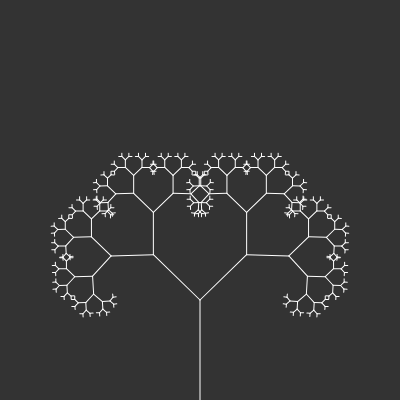
Frame 1 (no input)
Frame 60 (no input): identical to frame 1, image omitted
Frame 120 (the mouse pressed at the canvas centre since frame 60): identical to frame 1, image omitted

The p5.js sketch that drew this single still picture (run headless with seeded random() and noise() and a simulated clock; from frame 60 on, the mouse is pressed at the canvas centre):

// p5.js sketch
// ── sketch.js
var angle = 0; 
var ratio = .67; 
var aRatio = 1; 
var slider; 
var rSlider; 
function setup() {
	createCanvas(400, 400); 
	slider = createSlider(0, TWO_PI, PI/4, .1); 
	rSlider = createSlider(0, 0.75, .667, .05);
	aSlider = createSlider(0, 2, 1, .1); 
}

function draw() {
	background(51); 
	angle = slider.value(); 
	ratio = rSlider.value(); 
	aRatio = aSlider.value(); 
	stroke(255); 
	translate(200, height); 
	branch(100, angle); 
}

function branch(len, angle) {
	line(0, 0, 0, -len); 
	translate(0, -len); //translate up to rotate 
	if (len > 4) {
		push(); 
		rotate(angle); 
		branch(len * ratio, angle*aRatio); 
		pop(); //keep state 
		push(); 
		rotate(-angle); 
		branch(len*ratio, angle*aRatio); 
		pop(); 
	}
}
// ── snake.js
function Snake() {
	this.x = 0; 
	this.y = 0; 
	this.xspeed = 1; 
	this.yspeed = 0; 
	this.total = 0; 
	this.tail = []; 

	this.dir = function(x, y) {
		this.xspeed = x; 
		this.yspeed = y; 
	}

	this.eat = function(pos) {
		var d = dist(this.x, this.y, pos.x, pos.y); 
		if (d < 1) {
			this.total++;
			return true; 
		} else {
			return false; 
		}
	}

	this.death = function() {
		for (var i = 0; i < this.tail.length; i++) {
			var pos = this.tail[i]; 
			var d = dist(this.x, this.y, pos.x, pos.y); 
			if (d < 1) {
				console.log('starting over'); 
				this.total = 0; 
				this.tail = []; 
			}
		}
	}

	this.update = function() {
		if (this.total === this.tail.length) {
			for (var i = 0; i < this.tail.length-1; i++){
				this.tail[i] = this.tail[i+1]; 
			}
		}
		this.tail[this.total-1] = createVector(this.x, this.y); 

		this.x = this.x + this.xspeed*scl; 
		this.y = this.y + this.yspeed*scl; 

		this.x = constrain(this.x, 0, width-scl); 
		this.y = constrain(this.y, 0, height-scl); 
	}

	this.show = function() {
		fill(255); //white  
		for (var i = 0; i< this.tail.length; i++){
			rect(this.tail[i].x, this.tail[i].y, scl, scl); 
		}
		rect(this.x, this.y, scl, scl); 
	}
}
